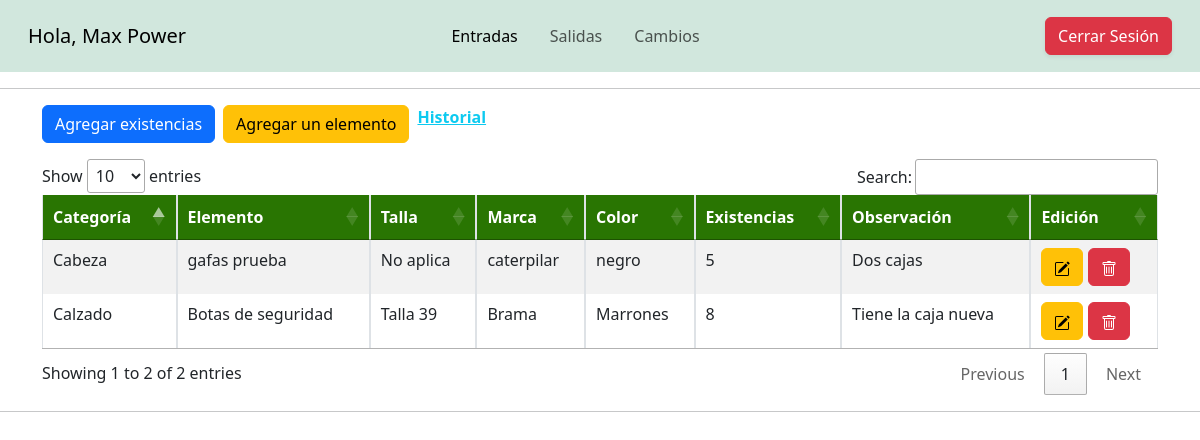
Page /views/entradas.php (signed in) on the earlier database version.
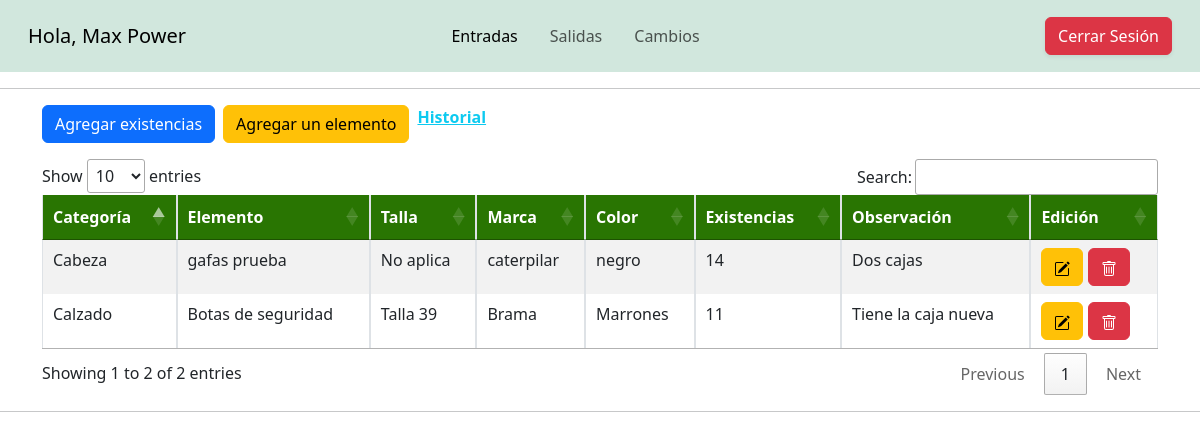
Same page on the later database version.
### tables this page shows
CREATE TABLE `elementos` (
  `idElemento` int(11) NOT NULL,
  `fkCategoria` int(11) NOT NULL,
  `fkTalla` int(10) NOT NULL,
  `elemento` varchar(50) NOT NULL,
  `marca` varchar(50) NOT NULL,
  `color` varchar(10) NOT NULL,
  `existencias` int(10) NOT NULL,
  `observacion` varchar(500) NOT NULL
);

CREATE TABLE `categorias` (
  `idCategoria` int(11) NOT NULL,
  `nombreCat` varchar(32) NOT NULL
);

CREATE TABLE `tallas` (
  `idTalla` int(11) NOT NULL,
  `tallas` varchar(10) NOT NULL
);

### views/entradas.php (the view, shortened to what this page needs)
<!DOCTYPE html>
<html lang="es">
<head>
  <link rel="stylesheet" href="../csss/bootstrap/css/bootstrap.min.css" />
  <link rel="stylesheet" href="../csss/DataTables/Responsive-2.5.0/css/responsive.dataTables.min.css">
  <link href="../csss/DataTables/datatables.min.css" rel="stylesheet">
  <link rel="stylesheet" href="../csss/generalStyles.css">
</head>
<body class="vh-100">
  <nav class="navbar navbar-expand-lg navbar-light bg-success-subtle p-3">
    <div class="container-fluid">
      <a class="navbar-brand" href="#">
        <?php
        echo "Hola, ";
        echo $_SESSION["nombre"];
        ?>
      </a>
      <div class="collapse navbar-collapse" id="navbarNavDropdown">
        <ul class="navbar-nav ms-auto ">
          <li class="nav-item">
            <a class="nav-link mx-2 active" aria-current="page" href="#">Entradas</a>
          </li>
          <li class="nav-item">
            <a class="nav-link mx-2" href="salidas.php">Salidas</a>
          </li>
          <li class="nav-item">
            <a class="nav-link mx-2" href="cambios.php">Cambios</a>
          </li>
        </ul>
        <ul class="navbar-nav ms-auto d-none d-lg-inline-flex">
          <li class="nav-item mx-2">
            <a class="nav-link text-dark h5" href="" target="blank"><i class="fab fa-google-plus-square"></i></a>
          </li>
          <li class="nav-item mx-2">
            <a class="nav-link text-dark h5" href="" target="blank"><i class="fab fa-twitter"></i></a>
          </li>
          <li class="nav-item mx-2">
            <a class="nav-link text-dark h5" href="" target="blank"><i class="fab fa-facebook-square"></i></a>
          </li>
        </ul>
      </div>
      <div>
        <button class="btn btn-danger shadow-sm">
          <a class="text-decoration-none text-white" href="../controllers/logout.php">Cerrar Sesión</a>
        </button>
      </div>
    </div>
  </nav>
  <hr />
  <div class="container d-flex justify-content-center flex-column">
    <?php
    include '../controllers/addElements.controller.php';
    ?>
    <div class="w-100 d-flex gap-2 mb-3">
      <button type="button" class="btn btn-primary" data-bs-toggle="modal" data-bs-target="#agregarExistencias">
        Agregar existencias
      </button>
      <button type="button" class="btn btn-warning" data-bs-toggle="modal" data-bs-target="#agregarElemento">
        Agregar un elemento
      </button>
      <a class="fw-bold pointer text-info pe-auto" data-bs-toggle="modal" data-bs-target="#historialMovimientos">Historial</a>
    </div>
    <table id="tableInventario" class="table table-striped table-bordered table-responsive table-hover nowrap" style="width: 100%;">
      <thead class="formColumn">
        <tr>
          <th scope="col">Categoría</th>
          <th scope="col">Elemento</th>
          <th scope="col">Talla</th>
          <th scope="col">Marca</th>
          <th scope="col">Color</th>
          <th scope="col">Existencias</th>
          <th scope="col">Observación</th>
          <th scope="col">Edición</th>
        </tr>
      </thead>
      <tbody>
        <?php
        $sqlElm = $conexion->query("SELECT * FROM elementos as e, categorias as c, tallas
            as t where e.fkCategoria=c.idCategoria AND e.fkTalla=t.idTalla");
        while ($tableData = $sqlElm->fetch_object()) { ?>
          <tr>
            <td><?= $tableData->nombreCat ?></td>
            <td><?= $tableData->elemento ?></td>
            <td><?= $tableData->tallas ?></td>
            <td><?= $tableData->marca ?></td>
            <td><?= $tableData->color ?></td>
            <td><?= $tableData->existencias ?></td>
            <td><?= $tableData->observacion ?></td>
            <td>
              <a class="btn btn-small btn-warning"  data-id="<?= $tableData->idElemento ?>" data-bs-toggle="modal" data-bs-target="#editElements">
              </a>
              <a onclick="eliminar('<?php echo $tableData->idElemento; ?>')" class="btn btn-small btn-danger">
              </a>
            </td>
          </tr>
        <?php } ?>
      </tbody>
    </table>
  </div>
  <hr />
</body>
</html>

Differences in the rows shown:
changed elementos "gafas prueba": existencias "5" → "14"
changed elementos "Botas de seguridad": existencias "8" → "11"
